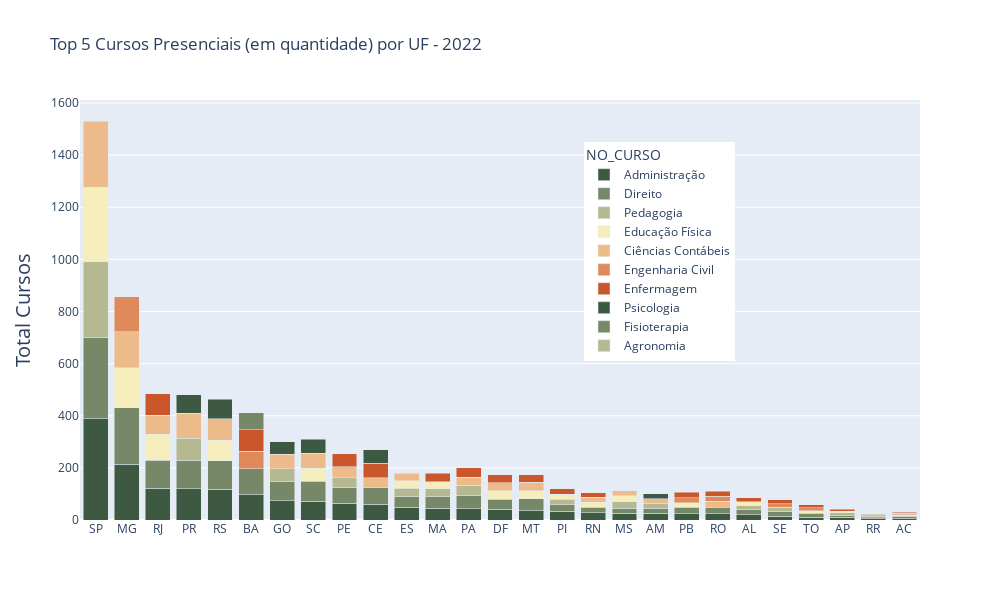

Notebook code cell kept with this figure:
### Code cell
fig = px.bar(top5.sort_values(by='Total', ascending=False),
             x='SG_UF', 
             y='Total', 
             color='NO_CURSO',
             #color_discrete_sequence=px.colors.qualitative.Vivid, #Dark2
             #color_discrete_sequence= px.colors.sequential.Plasma_r,
             color_discrete_sequence= px.colors.diverging.Fall,
             barmode = 'stack', #stack=empilhado; group=barras separadas
             width=1000, height=600,
             title='Top 5 Cursos Presenciais (em quantidade) por UF - 2022',
             hover_data = {'NO_CURSO','Total'})

fig.update_layout(yaxis=dict(title='Total Cursos', titlefont_size=20, tickfont_size=12),
                  xaxis=dict(title=''),      # remover titulo no eixo x
                  legend=dict(x=0.6,y=0.9)) # deslocar legenda para dentro do plot

fig.show()

### Figure 1 — Plotly figure (JSON) as saved in the notebook; plotly's stock layout.template omitted (floating-point values rounded to 4 significant figures)
{"data": [{"alignmentgroup": "True", "customdata": [["Administração"], ["Administração"], ["Administração"], ["Administração"], ["Administração"], ["Administração"], ["Administração"], ["Administração"], ["Administração"], ["Administração"], ["Administração"], ["Administração"], ["Administração"], ["Administração"], ["Administração"], ["Administração"], ["Administração"], ["Administração"], ["Administração"], ["Administração"], ["Administração"], ["Administração"], ["Administração"], ["Administração"], ["Administração"], ["Administração"], ["Administração"]], "hovertemplate": "NO_CURSO=%{customdata[0]}<br>SG_UF=%{x}<br>Total=%{y}<extra></extra>", "legendgroup": "Administração", "marker": {"color": "rgb(61, 89, 65)", "pattern": {"shape": ""}}, "name": "Administração", "offsetgroup": "Administração", "orientation": "v", "showlegend": true, "textposition": "auto", "type": "bar", "x": ["SP", "MG", "RJ", "PR", "RS", "BA", "GO", "SC", "PE", "CE", "ES", "MA", "PA", "DF", "MT", "PI", "RN", "MS", "AM", "PB", "RO", "AL", "SE", "TO", "AP", "RR", "AC"], "xaxis": "x", "y": [388, 213, 121, 119, 118, 96, 74, 72, 65, 60, 48, 45, 43, 41, 36, 34, 27, 25, 25, 24, 24, 20, 15, 10, 10, 5, 5], "yaxis": "y"}, {"alignmentgroup": "True", "customdata": [["Direito"], ["Direito"], ["Direito"], ["Direito"], ["Direito"], ["Direito"], ["Direito"], ["Direito"], ["Direito"], ["Direito"], ["Direito"], ["Direito"], ["Direito"], ["Direito"], ["Direito"], ["Direito"], ["Direito"], ["Direito"], ["Direito"], ["Direito"], ["Direito"], ["Direito"], ["Direito"], ["Direito"], ["Direito"], ["Direito"], ["Direito"]], "hovertemplate": "NO_CURSO=%{customdata[0]}<br>SG_UF=%{x}<br>Total=%{y}<extra></extra>", "legendgroup": "Direito", "marker": {"color": "rgb(119, 136, 104)", "pattern": {"shape": ""}}, "name": "Direito", "offsetgroup": "Direito", "orientation": "v", "showlegend": true, "textposition": "auto", "type": "bar", "x": ["SP", "MG", "PR", "RS", "RJ", "BA", "SC", "GO", "CE", "PE", "PA", "MT", "MA", "ES", "DF", "PI", "RO", "PB", "RN", "AM", "MS", "AL", "SE", "TO", "AC", "AP", "RR"], "xaxis": "x", "y": [311, 217, 111, 109, 109, 100, 77, 73, 63, 58, 51, 46, 44, 41, 39, 25, 24, 24, 22, 21, 20, 19, 18, 16, 9, 8, 4], "yaxis": "y"}, {"alignmentgroup": "True", "customdata": [["Pedagogia"], ["Pedagogia"], ["Pedagogia"], ["Pedagogia"], ["Pedagogia"], ["Pedagogia"], ["Pedagogia"], ["Pedagogia"], ["Pedagogia"], ["Pedagogia"], ["Pedagogia"], ["Pedagogia"], ["Pedagogia"]], "hovertemplate": "NO_CURSO=%{customdata[0]}<br>SG_UF=%{x}<br>Total=%{y}<extra></extra>", "legendgroup": "Pedagogia", "marker": {"color": "rgb(181, 185, 145)", "pattern": {"shape": ""}}, "name": "Pedagogia", "offsetgroup": "Pedagogia", "orientation": "v", "showlegend": true, "textposition": "auto", "type": "bar", "x": ["SP", "PR", "GO", "PE", "PA", "ES", "MA", "MS", "PI", "AM", "AL", "SE", "AP"], "xaxis": "x", "y": [292, 84, 50, 40, 40, 33, 30, 25, 21, 19, 16, 16, 10], "yaxis": "y"}, {"alignmentgroup": "True", "customdata": [["Educação Física"], ["Educação Física"], ["Educação Física"], ["Educação Física"], ["Educação Física"], ["Educação Física"], ["Educação Física"], ["Educação Física"], ["Educação Física"], ["Educação Física"], ["Educação Física"], ["Educação Física"], ["Educação Física"], ["Educação Física"], ["Educação Física"], ["Educação Física"], ["Educação Física"]], "hovertemplate": "NO_CURSO=%{customdata[0]}<br>SG_UF=%{x}<br>Total=%{y}<extra></extra>", "legendgroup": "Educação Física", "marker": {"color": "rgb(246, 237, 189)", "pattern": {"shape": ""}}, "name": "Educação Física", "offsetgroup": "Educação Física", "orientation": "v", "showlegend": true, "textposition": "auto", "type": "bar", "x": ["SP", "MG", "RJ", "RS", "SC", "DF", "MT", "ES", "MA", "MS", "RN", "PB", "PI", "AL", "TO", "AC", "AP"], "xaxis": "x", "y": [285, 154, 100, 79, 50, 32, 31, 28, 28, 23, 20, 19, 18, 15, 10, 6, 6], "yaxis": "y"}, {"alignmentgroup": "True", "customdata": [["Ciências Contábeis"], ["Ciências Contábeis"], ["Ciências Contábeis"], ["Ciências Contábeis"], ["Ciências Contábeis"], ["Ciências Contábeis"], ["Ciências Contábeis"], ["Ciências Contábeis"], ["Ciências Contábeis"], ["Ciências Contábeis"], ["Ciências Contábeis"], ["Ciências Contábeis"], ["Ciências Contábeis"], ["Ciências Contábeis"], ["Ciências Contábeis"], ["Ciências Contábeis"], ["Ciências Contábeis"]], "hovertemplate": "NO_CURSO=%{customdata[0]}<br>SG_UF=%{x}<br>Total=%{y}<extra></extra>", "legendgroup": "Ciências Contábeis", "marker": {"color": "rgb(237, 187, 138)", "pattern": {"shape": ""}}, "name": "Ciências Contábeis", "offsetgroup": "Ciências Contábeis", "orientation": "v", "showlegend": true, "textposition": "auto", "type": "bar", "x": ["SP", "MG", "PR", "RS", "RJ", "SC", "GO", "PE", "CE", "MT", "DF", "PA", "ES", "RO", "MS", "RN", "AM"], "xaxis": "x", "y": [255, 138, 95, 83, 72, 57, 55, 42, 40, 31, 31, 30, 29, 24, 19, 19, 17], "yaxis": "y"}, {"alignmentgroup": "True", "customdata": [["Engenharia Civil"], ["Engenharia Civil"], ["Engenharia Civil"], ["Engenharia Civil"], ["Engenharia Civil"], ["Engenharia Civil"], ["Engenharia Civil"]], "hovertemplate": "NO_CURSO=%{customdata[0]}<br>SG_UF=%{x}<br>Total=%{y}<extra></extra>", "legendgroup": "Engenharia Civil", "marker": {"color": "rgb(222, 138, 90)", "pattern": {"shape": ""}}, "name": "Engenharia Civil", "offsetgroup": "Engenharia Civil", "orientation": "v", "showlegend": true, "textposition": "auto", "type": "bar", "x": ["MG", "BA", "RO", "PB", "SE", "TO", "AC"], "xaxis": "x", "y": [134, 67, 20, 18, 13, 11, 5], "yaxis": "y"}, {"alignmentgroup": "True", "customdata": [["Enfermagem"], ["Enfermagem"], ["Enfermagem"], ["Enfermagem"], ["Enfermagem"], ["Enfermagem"], ["Enfermagem"], ["Enfermagem"], ["Enfermagem"], ["Enfermagem"], ["Enfermagem"], ["Enfermagem"], ["Enfermagem"], ["Enfermagem"], ["Enfermagem"], ["Enfermagem"], ["Enfermagem"], ["Enfermagem"]], "hovertemplate": "NO_CURSO=%{customdata[0]}<br>SG_UF=%{x}<br>Total=%{y}<extra></extra>", "legendgroup": "Enfermagem", "marker": {"color": "rgb(202, 86, 44)", "pattern": {"shape": ""}}, "name": "Enfermagem", "offsetgroup": "Enfermagem", "orientation": "v", "showlegend": true, "textposition": "auto", "type": "bar", "x": ["BA", "RJ", "CE", "PE", "PA", "MA", "DF", "MT", "PI", "PB", "RO", "RN", "SE", "AL", "TO", "AP", "RR", "AC"], "xaxis": "x", "y": [83, 82, 54, 49, 37, 33, 31, 30, 21, 21, 18, 17, 16, 16, 11, 8, 5, 5], "yaxis": "y"}, {"alignmentgroup": "True", "customdata": [["Psicologia"], ["Psicologia"], ["Psicologia"], ["Psicologia"], ["Psicologia"], ["Psicologia"], ["Psicologia"]], "hovertemplate": "NO_CURSO=%{customdata[0]}<br>SG_UF=%{x}<br>Total=%{y}<extra></extra>", "legendgroup": "Psicologia", "marker": {"color": "rgb(61, 89, 65)", "pattern": {"shape": ""}}, "name": "Psicologia", "offsetgroup": "Psicologia", "orientation": "v", "showlegend": true, "textposition": "auto", "type": "bar", "x": ["RS", "PR", "SC", "CE", "GO", "AM", "RR"], "xaxis": "x", "y": [74, 71, 53, 52, 49, 18, 5], "yaxis": "y"}, {"alignmentgroup": "True", "customdata": [["Fisioterapia"]], "hovertemplate": "NO_CURSO=%{customdata[0]}<br>SG_UF=%{x}<br>Total=%{y}<extra></extra>", "legendgroup": "Fisioterapia", "marker": {"color": "rgb(119, 136, 104)", "pattern": {"shape": ""}}, "name": "Fisioterapia", "offsetgroup": "Fisioterapia", "orientation": "v", "showlegend": true, "textposition": "auto", "type": "bar", "x": ["BA"], "xaxis": "x", "y": [66], "yaxis": "y"}, {"alignmentgroup": "True", "customdata": [["Agronomia"]], "hovertemplate": "NO_CURSO=%{customdata[0]}<br>SG_UF=%{x}<br>Total=%{y}<extra></extra>", "legendgroup": "Agronomia", "marker": {"color": "rgb(181, 185, 145)", "pattern": {"shape": ""}}, "name": "Agronomia", "offsetgroup": "Agronomia", "orientation": "v", "showlegend": true, "textposition": "auto", "type": "bar", "x": ["RR"], "xaxis": "x", "y": [3], "yaxis": "y"}], "layout": {"barmode": "stack", "height": 600, "legend": {"title": {"text": "NO_CURSO"}, "tracegroupgap": 0, "x": 0.6, "y": 0.9}, "title": {"text": "Top 5 Cursos Presenciais (em quantidade) por UF - 2022"}, "width": 1000, "xaxis": {"anchor": "y", "autorange": true, "domain": [0, 1], "range": [-0.5, 26.5], "title": {"text": ""}, "type": "category"}, "yaxis": {"anchor": "x", "autorange": true, "domain": [0, 1], "range": [0, 1612.0], "tickfont": {"size": 12}, "title": {"font": {"size": 20}, "text": "Total Cursos"}, "type": "linear"}}}
